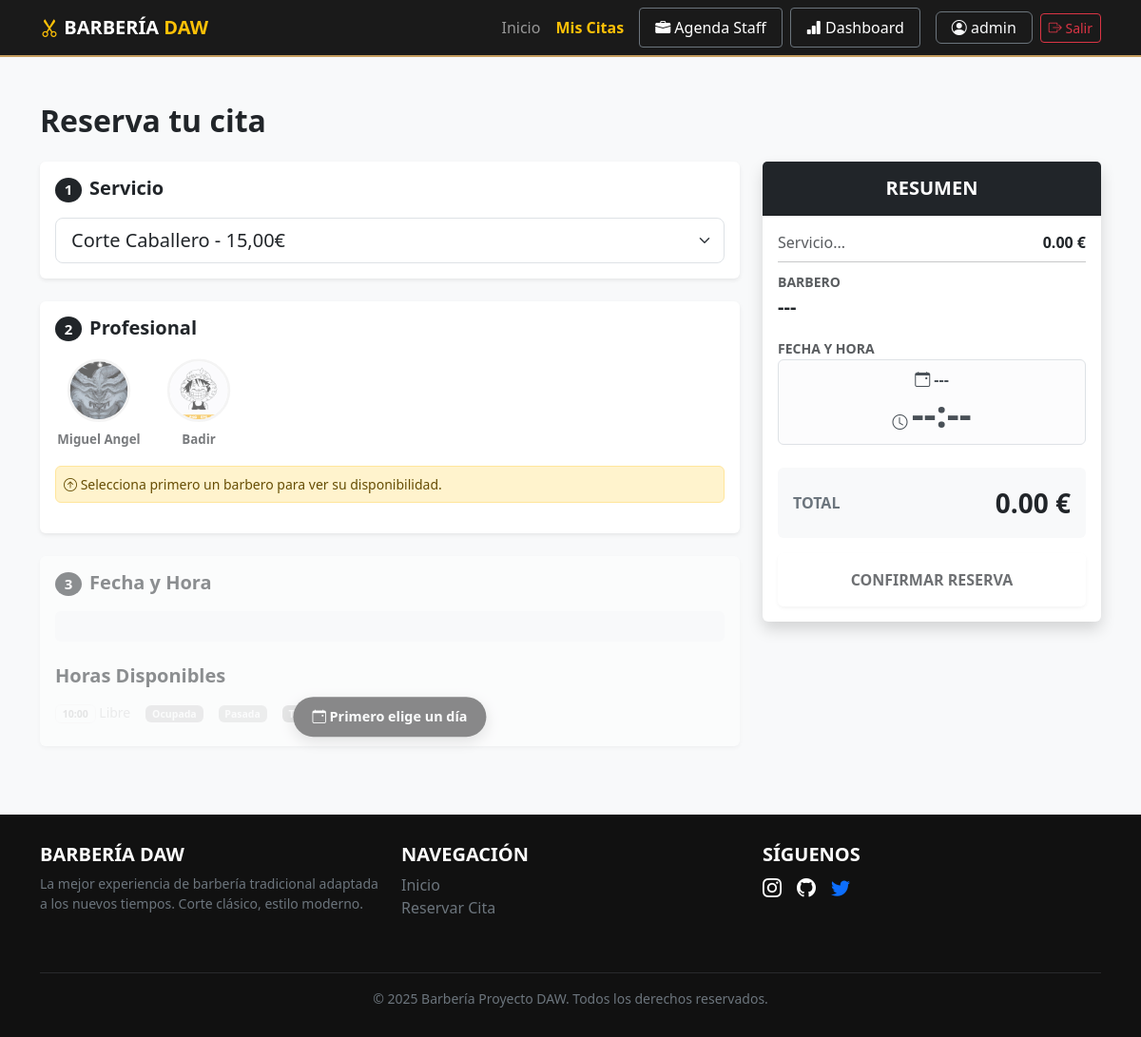
Before: /reservar/ (signed in) with the older database file.
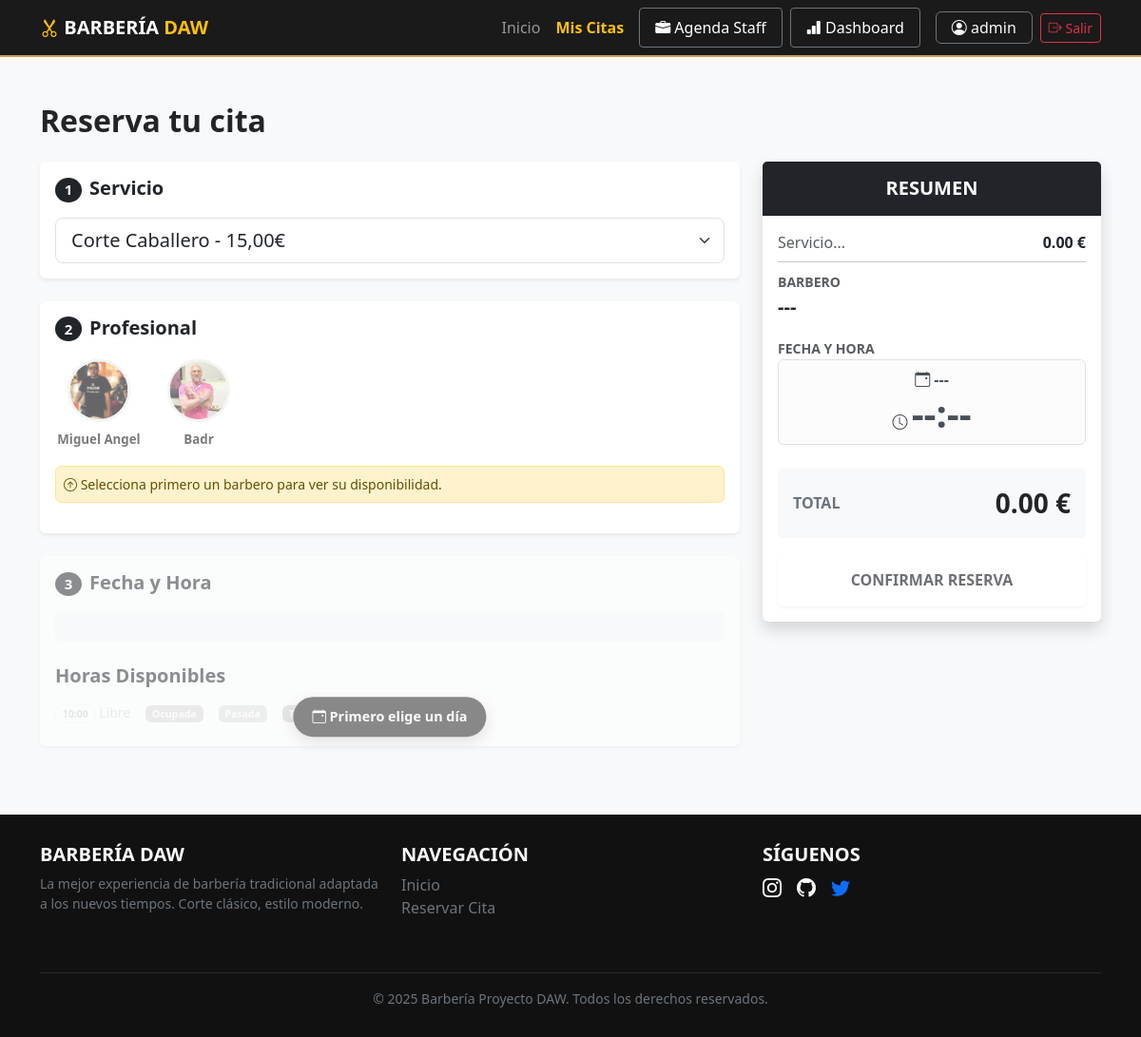
After: the same page with the newer database file.
### gestion_citas/models.py (models this page shows, shortened)
class Barbero(models.Model):
    nombre = models.CharField(max_length=100)
    apellido = models.CharField(max_length=100)
    foto = models.ImageField(upload_to="barberos/", blank=True, null=True)
    experiencia = models.PositiveIntegerField(help_text="Años de experiencia")
    especialidades = models.ManyToManyField(Servicio, related_name="barberos")
    def __str__(self):
        return f"{self.nombre} {self.apellido}"

### gestion_citas/views.py (the view)
# urls.py: path('reservar/', views.reservar_cita, name='reservar_cita'),
@login_required
def reservar_cita(request):
    if request.method == 'POST':
        form = CitaForm(request.POST)
        if form.is_valid():
            cita = form.save(commit=False)
            cita.usuario = request.user
            try:
                cita.full_clean()
                cita.save()
                messages.success(request, '¡Cita reservada con éxito!')
                return redirect('mis_citas')
            except ValidationError as e:
                form.add_error(None, e)
    else:
        form = CitaForm()
    barberos = Barbero.objects.all()
    servicios = Servicio.objects.all()
    horarios_disponibles = [
        "10:00", "10:30", "11:00", "11:30", "12:00", "12:30", "13:00", "13:30",
        "16:00", "16:30", "17:00", "17:30", "18:00", "18:30", "19:00", "19:30"
    ]
    citas_futuras = Cita.objects.filter(fecha__gte=date.today())
    agenda_ocupada = defaultdict(lambda: defaultdict(list))
    for cita in citas_futuras:
        fecha_str = cita.fecha.strftime("%Y-%m-%d")
        hora_str = cita.hora.strftime("%H:%M")
        agenda_ocupada[cita.barbero.id][fecha_str].append(hora_str)
    agenda_ocupada_json = json.dumps({k: dict(v) for k, v in agenda_ocupada.items()})
    precios_json = json.dumps({s.id: float(s.precio) for s in servicios})
    return render(request, 'gestion_citas/citas/reservar_cita.html', {
        'form': form,
        'barberos': barberos,
        'servicios': servicios,
        'agenda_json': agenda_ocupada_json,
        'precios_json': precios_json,
        'horarios': horarios_disponibles, # <--- PASAMOS LA LISTA DE HORAS
    })

### gestion_citas/forms.py (shortened to what this page needs)
class CitaForm(forms.ModelForm):
    class Meta:
        model = Cita
        fields = ["barbero", "servicio", "fecha", "hora", "notas"]
        widgets = {
            "fecha": DateInput(attrs={"type": "date", "class": "form-control"}),
            "hora": TimeInput(attrs={"type": "time", "class": "form-control"}),
            "notas": forms.Textarea(
                attrs={
                    "rows": 3,
                    "class": "form-control",
                    "placeholder": "Ej: Corte con navaja...",
                }
            ),
            "barbero": forms.Select(attrs={"class": "form-select"}),
            "servicio": forms.Select(attrs={"class": "form-select"}),
        }

### gestion_citas/models.py (called while the page is built)
    def __str__(self):
        return f"{self.nombre} - {self.precio}€"

### gestion_citas/templates/gestion_citas/citas/reservar_cita.html (shortened to what the changed rows need)
{% extends 'gestion_citas/base.html' %}
{% load static %}
{% block content %}
<link rel="stylesheet" href="https://cdn.jsdelivr.net/npm/flatpickr/dist/flatpickr.min.css">
<div class="container py-5">
    <div class="mb-4">
        <h2 class="fw-bold">Reserva tu cita</h2>
    </div>
    <form method="post" id="bookingForm">
        <div class="row">
            <div class="col-lg-8">
                <div class="card shadow-sm border-0 mb-4">
                    <div class="card-body">
                        <div class="d-flex gap-4 flex-wrap">
                            {% for b in barberos %}
                            <div class="text-center cursor-pointer barber-option" id="barber-{{ b.id }}" onclick="selectBarber('{{ b.id }}', '{{ b.nombre }}', this)">
                                <div class="avatar-wrapper mb-2">
                                    {% if b.foto %}
                                        <img src="{{ b.foto.url }}" class="avatar-circle">
                                    {% else %}
                                        <div class="avatar-circle bg-dark text-white d-flex align-items-center justify-content-center fw-bold fs-4">
                                            {{ b.nombre|slice:":1" }}
                                        </div>
                                    {% endif %}
                                </div>
                                <div class="small fw-bold">{{ b.nombre }}</div>
                            </div>
                            {% endfor %}
                        </div>
                    </div>
                </div>
            </div>
        </div>
    </form>
</div>
{% endblock %}

Changed rows visible on the page:
removed Barbero: foto (picture), nombre "Badir"
changed Barbero "Miguel Angel": foto: a different picture
added Barbero: foto (picture), nombre "Badr"
